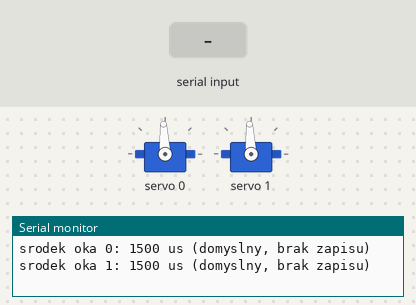
Bench run of a sketch on a simulated ESP32-C3. On the bench: 2 × servo, the last lines printed to the serial monitor. The test bench sets the inputs (shaded band). Random numbers use the default seed unless the sketch sets one; EEPROM starts erased.

Above: at 1.2 s.
1.3 s: "a\n" received over Serial
At 2.3 s:
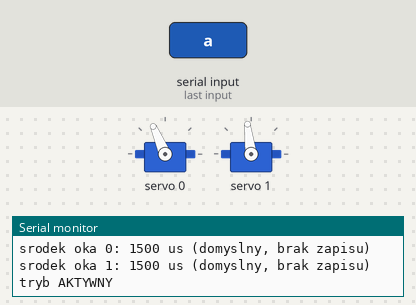
At 3.5 s:
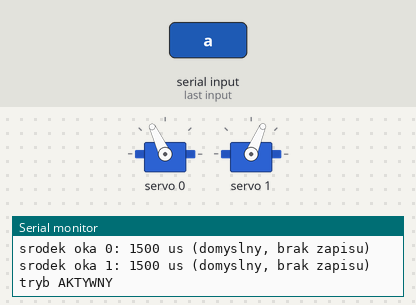
4.3 s: "s\n" received over Serial
6.7 s: "a\n" received over Serial
At 9.46 s:
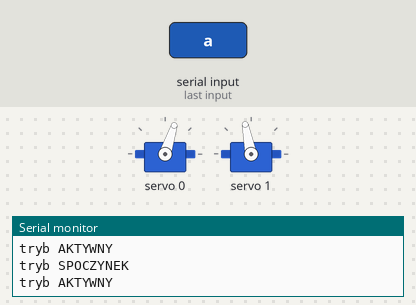
9.7 s: "s\n" received over Serial
Timing chart, 0 to 12.7 s (numbered marks = the images above; inputs shaded):
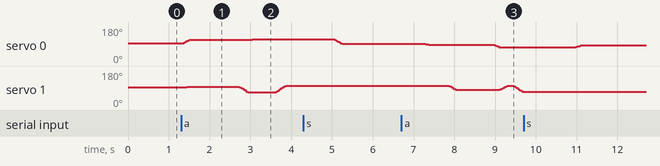

The sketch:

test-24h.ino
```cpp
// TEST 24 h: program oczy-ruch w trybie stale AKTYWNYM + dziennik w pamięci flash (NVS).
// Co 60 s zapisuje: łączny czas pracy, liczbę ruchów, liczbę startów i przyczynę ostatniego restartu.
// Komendy (port szeregowy, 115200): l = wypisz dziennik i środki, z = wyzeruj dziennik (przed startem testu),
// k<nr> <us> = środek oka nr w µs, zapisany w NVS (np. "k1 1520"), plus komendy z oczy-ruch
// (c = stop na środku, r = wznów, a/s = tryb aktywny/spoczynek).
// Restart w trakcie testu (zanik zasilania, zawieszenie, watchdog) widać jako wzrost licznika startów.
//
// PRZED TESTEM:
// 1. Każdy moduł skalibruj programem 50-elektronika/kalibracja na jego kanale (KANAL 0 i 1) i zapisz
//    środek w tabeli modułów (E5.4) albo w dzienniku.
// 2. Wgraj ten program, otwórz monitor i wyślij środki obu oczu: "k0 <us>", "k1 <us>" według kalibracji
//    każdego modułu (np. "k0 1500", "k1 1520"). Środki są zapisane w NVS i czytane po każdym starcie,
//    także po restarcie w trakcie testu; bez zapisu program przyjmuje 1500 µs.
// 3. Sprawdź "l" (wypisuje środki), potem "z" – zeruje dziennik, środków nie kasuje. Start testu.
// PO TEŚCIE: "l".
// Uwaga: po włączeniu serwa od razu dostają impuls środka (bez łagodnego rozruchu).
// WIFI_PODTRZYMANIE: ukryty punkt dostępu Wi-Fi podnosi pobór ESP, żeby powerbank się nie wyłączał
// (22.10: Baseus bez Wi-Fi gasł co ok. 15 s, z Wi-Fi 47,6 min bez restartu – test-powerbank-wifi).
// START_AKTYWNY: true = tryb aktywny od startu (E5.6, test mechaniki), false = spoczynek jak na wystawie.
// Kompilacja: arduino-cli compile -b esp32:esp32:esp32c3:CDCOnBoot=cdc 50-elektronika/test-24h

#include <Wire.h>
#include <WiFi.h>
#include <Adafruit_PWMServoDriver.h>
#include <Preferences.h>
#include <esp_system.h>

const int PIN_SDA = 8, PIN_SCL = 9;
const int PIN_CZUJNIK = -1;          // np. 3 dla czujnika z wyjściem cyfrowym (HIGH = ktoś blisko); -1 = brak
const int N_OCZU = 2;                // test 24 h: moduły na kanałach 0 i 1 (drugi kanał bez serwa nie szkodzi)
const int MAX_RUCHOW = 2;            // ile oczu naraz w ruchu
const float US_NA_STOPIEN = 2000.0 / 180.0;
const float ZAKRES_DEG = 25;         // ±25° serwa = ±278 µs; kalibracja 21.10: ±300 µs wokół 1500 bez oporu
const uint32_t KROK_MS = 20;         // 50 Hz aktualizacji
const bool WIFI_PODTRZYMANIE = true;
const bool START_AKTYWNY = false;

Adafruit_PWMServoDriver pca(0x40);

struct Oko {
  int srodekUs = 1500;               // środek z kalibracji; nadpisywany wartością z NVS ("sr0", "sr1")
  float kat = 0, start = 0, cel = 0; // stopnie względem środka
  uint32_t tStart = 0, czasRuchu = 0, tNastepny = 0;
  bool wRuchu = false;
  float nastCel = NAN;               // cel narzucony przez rutynę grupową
};
Oko oczy[N_OCZU];

bool aktywny = START_AKTYWNY, stop = false;
Preferences nvs;
uint32_t ruchy = 0, czasPrzed = 0, starty = 0; int przyczyna = 0;
uint32_t tOstZapis = 0, tZero = 0;
uint32_t tOstSpoczynek = 0, tOstGrupa = 0;

void ustaw(int i) {
  pca.writeMicroseconds(i, oczy[i].srodekUs + (int)(oczy[i].kat * US_NA_STOPIEN));
}

int ileWRuchu() { int n = 0; for (auto &o : oczy) n += o.wRuchu; return n; }

// Sakada: czas zależny od amplitudy, jak u ludzi (ok. 2–3 ms/°), plus czas reakcji serwa.
void ruszOko(int i, float cel) {
  Oko &o = oczy[i];
  cel = constrain(cel, -ZAKRES_DEG, ZAKRES_DEG);
  o.start = o.kat; o.cel = cel; o.tStart = millis();
  o.czasRuchu = 120 + (uint32_t)(fabs(cel - o.kat) * 6);   // SG90: ok. 0,1 s / 60° bez obciążenia
  o.wRuchu = true;
  ruchy++;
}

float losowyCel(Oko &o) {
  if (!isnan(o.nastCel)) { float c = o.nastCel; o.nastCel = NAN; return c; }
  if (random(100) < 25) return o.kat + random(-6, 7);      // mała poprawka
  return random(-(int)ZAKRES_DEG, (int)ZAKRES_DEG + 1);
}

void zaplanujFiksacje(Oko &o) {
  o.tNastepny = millis() + (aktywny ? random(400, 1800) : random(1500, 6000));
}

void krokOka(int i, uint32_t t) {
  Oko &o = oczy[i];
  if (!o.wRuchu) return;
  float u = (float)(t - o.tStart) / o.czasRuchu;
  if (u >= 1) { u = 1; o.wRuchu = false; zaplanujFiksacje(o); }
  float s = u * u * (3 - 2 * u);                            // smoothstep: rozpęd i hamowanie
  o.kat = o.start + (o.cel - o.start) * s;
  ustaw(i);
}

void wszystkieWStrone(float kat) {          // rutyna grupowa: wszystkie kolejno patrzą w tę samą stronę
  for (auto &o : oczy) { o.nastCel = kat + random(-3, 4); o.tNastepny = 0; }   // limit MAX_RUCHOW dalej obowiązuje
}

void zapiszDziennik() {
  nvs.putUInt("czas", czasPrzed + (millis() - tZero) / 1000);
  nvs.putUInt("ruchy", ruchy);
}

String kluczSrodka(int i) { return String("sr") + i; }

void wypiszSrodki() {
  for (int i = 0; i < N_OCZU; i++)
    Serial.printf("srodek oka %d: %d us%s\n", i, oczy[i].srodekUs, nvs.isKey(kluczSrodka(i).c_str()) ? " (NVS)" : " (domyslny, brak zapisu)");
}

void wypiszDziennik() {
  uint32_t t = czasPrzed + (millis() - tZero) / 1000;
  Serial.printf("czas pracy %lu s (%.2f h), ruchy %lu, starty %lu, przyczyna ostatniego startu %d (1=zasilanie, 3=programowy, 4/5/6/7=watchdog/panika, 9=brownout)\n",
                t, t / 3600.0, ruchy, starty, przyczyna);
  wypiszSrodki();
}

void komendy() {
  static String linia;
  while (Serial.available()) {
    char c = Serial.read();
    if (c != '\n' && c != '\r') { linia += c; continue; }
    if (linia == "l") { wypiszDziennik(); linia = ""; continue; }
    if (linia == "z") {                      // kasuje tylko dziennik; środki oczu ("sr0", "sr1") zostają
      nvs.remove("czas"); nvs.remove("ruchy"); nvs.remove("przyczyna");
      ruchy = 0; czasPrzed = 0; tZero = millis(); starty = 1; nvs.putUInt("starty", 1);
      Serial.println("dziennik wyzerowany"); wypiszSrodki(); linia = ""; continue;
    }
    if (linia == "a") aktywny = true;
    else if (linia == "s") aktywny = false;
    else if (linia == "c") { stop = true; for (int i = 0; i < N_OCZU; i++) ruszOko(i, 0); }
    else if (linia == "r") stop = false;
    else if (linia.startsWith("k")) {
      int sp = linia.indexOf(' ');
      int nr = sp > 1 ? linia.substring(1, sp).toInt() : -1, us = sp > 1 ? linia.substring(sp + 1).toInt() : 0;
      if (nr >= 0 && nr < N_OCZU && us > 1000 && us < 2000) {
        oczy[nr].srodekUs = us; nvs.putInt(kluczSrodka(nr).c_str(), us); ustaw(nr);
        Serial.printf("srodek oka %d = %d us, zapisany w NVS\n", nr, us);
      } else Serial.println("blad: k<nr> <us>, nr 0..N_OCZU-1, us 1001..1999");
    }
    if (linia.length()) Serial.printf("tryb %s%s\n", aktywny ? "AKTYWNY" : "SPOCZYNEK", stop ? " (stop)" : "");
    linia = "";
  }
}

void setup() {
  Serial.begin(115200);
  Serial.setTxTimeoutMs(0);
  if (WIFI_PODTRZYMANIE) WiFi.softAP("dynia-test", "dynia-test-2026", 1, 1, 1);   // kanał 1, ukryta, 1 klient
  Wire.begin(PIN_SDA, PIN_SCL);
  pca.begin();
  pca.setOscillatorFrequency(27000000);
  pca.setPWMFreq(50);
  if (PIN_CZUJNIK >= 0) pinMode(PIN_CZUJNIK, INPUT);
  randomSeed(esp_random());
  nvs.begin("test24h", false);
  czasPrzed = nvs.getUInt("czas", 0);
  ruchy = nvs.getUInt("ruchy", 0);
  starty = nvs.getUInt("starty", 0) + 1;
  przyczyna = (int)esp_reset_reason();
  nvs.putUInt("starty", starty);
  nvs.putInt("przyczyna", przyczyna);
  for (int i = 0; i < N_OCZU; i++) {          // środki z NVS; bez zapisu 1500 µs
    String k = kluczSrodka(i);
    oczy[i].srodekUs = nvs.isKey(k.c_str()) ? nvs.getInt(k.c_str(), 1500) : 1500;
  }
  wypiszSrodki();
  for (int i = 0; i < N_OCZU; i++) { ustaw(i); oczy[i].tNastepny = millis() + random(500, 3000); }
}

void loop() {
  static uint32_t tKrok = 0;
  uint32_t t = millis();
  komendy();
  if (t - tOstZapis >= 60000) { tOstZapis = t; zapiszDziennik(); if ((t / 60000) % 10 == 0) wypiszDziennik(); }
  if (t - tKrok < KROK_MS) return;
  tKrok = t;

  for (int i = 0; i < N_OCZU; i++) krokOka(i, t);
  if (stop) return;

  if (aktywny && N_OCZU > 1 && t - tOstGrupa > 8000 && random(1000) < 5) {   // średnio co kilka s po 8 s
    tOstGrupa = t;
    wszystkieWStrone(random(-25, 26));
  }

  if (!aktywny && t - tOstSpoczynek < 5000) return;          // spoczynek: najwyżej jedno oko na ok. 5 s
  for (int i = 0; i < N_OCZU && ileWRuchu() < MAX_RUCHOW; i++) {
    int k = random(N_OCZU);                                   // losowa kolejność, nie 0→N
    Oko &o = oczy[k];
    if (o.wRuchu || t < o.tNastepny) continue;
    ruszOko(k, losowyCel(o));
    if (!aktywny) { tOstSpoczynek = t; break; }
  }
}
```

Measured:
- after the input at 1.3 s, servo 0: moves from 93° to 115° over 1.7 s, starting at once
